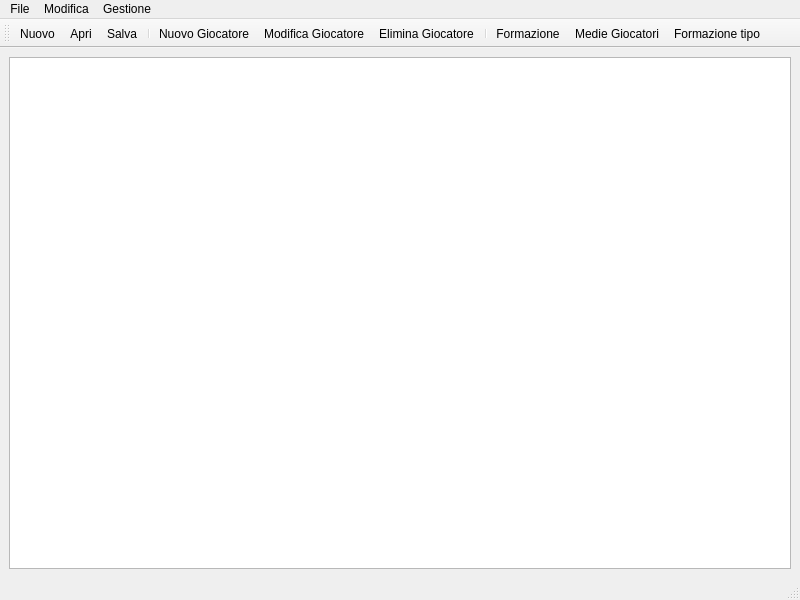
<ui version="4.0" >
 <class>fanta</class>
 <widget class="QMainWindow" name="fanta" >
  <property name="geometry" >
   <rect>
    <x>0</x>
    <y>0</y>
    <width>800</width>
    <height>600</height>
   </rect>
  </property>
  <property name="windowTitle" >
   <string>Fantamanager</string>
  </property>
  <property name="windowIcon" >
   <iconset>fanta.png</iconset>
  </property>
  <widget class="QWidget" name="centralwidget" >
   <layout class="QVBoxLayout" >
    <item>
     <layout class="QHBoxLayout" >
      <item>
       <widget class="QTableView" name="tableGiocatori" >
        <property name="sizePolicy" >
         <sizepolicy vsizetype="Expanding" hsizetype="Expanding" >
          <horstretch>0</horstretch>
          <verstretch>0</verstretch>
         </sizepolicy>
        </property>
        <property name="selectionMode" >
         <enum>QAbstractItemView::SingleSelection</enum>
        </property>
       </widget>
      </item>
     </layout>
    </item>
   </layout>
  </widget>
  <widget class="QMenuBar" name="menubar" >
   <property name="geometry" >
    <rect>
     <x>0</x>
     <y>0</y>
     <width>800</width>
     <height>29</height>
    </rect>
   </property>
   <widget class="QMenu" name="menuFile" >
    <property name="title" >
     <string>File</string>
    </property>
    <addaction name="actionNew" />
    <addaction name="separator" />
    <addaction name="actionOpen" />
    <addaction name="actionSave" />
    <addaction name="separator" />
    <addaction name="actionChiudi" />
   </widget>
   <widget class="QMenu" name="menuModifica" >
    <property name="title" >
     <string>Modifica</string>
    </property>
    <addaction name="actionNuovo_giocatore" />
    <addaction name="actionModifica_Giocatore" />
    <addaction name="actionElimina_Giocatore" />
   </widget>
   <widget class="QMenu" name="menuGestione" >
    <property name="title" >
     <string>Gestione</string>
    </property>
    <addaction name="actionFormazione" />
    <addaction name="actionMedie_Giocatori" />
    <addaction name="actionFormazione_tipo" />
   </widget>
   <addaction name="menuFile" />
   <addaction name="menuModifica" />
   <addaction name="menuGestione" />
  </widget>
  <widget class="QStatusBar" name="statusbar" />
  <widget class="QToolBar" name="toolBar" >
   <property name="windowTitle" >
    <string>toolBar</string>
   </property>
   <property name="toolTip" >
    <string>Nuova Formazione</string>
   </property>
   <attribute name="toolBarArea" >
    <enum>TopToolBarArea</enum>
   </attribute>
   <attribute name="toolBarBreak" >
    <bool>false</bool>
   </attribute>
   <addaction name="actionNew" />
   <addaction name="actionOpen" />
   <addaction name="actionSave" />
   <addaction name="separator" />
   <addaction name="actionNuovo_giocatore" />
   <addaction name="actionModifica_Giocatore" />
   <addaction name="actionElimina_Giocatore" />
   <addaction name="separator" />
   <addaction name="actionFormazione" />
   <addaction name="actionMedie_Giocatori" />
   <addaction name="actionFormazione_tipo" />
  </widget>
  <action name="actionOpen" >
   <property name="icon" >
    <iconset resource="resource.qrc" >:/icons/images/folder_orange_open.png</iconset>
   </property>
   <property name="text" >
    <string>Apri</string>
   </property>
  </action>
  <action name="actionSave" >
   <property name="icon" >
    <iconset resource="resource.qrc" >:/icons/images/filesave.png</iconset>
   </property>
   <property name="text" >
    <string>Salva</string>
   </property>
  </action>
  <action name="actionNew" >
   <property name="icon" >
    <iconset resource="resource.qrc" >:/icons/images/filenew.png</iconset>
   </property>
   <property name="text" >
    <string>Nuovo</string>
   </property>
  </action>
  <action name="actionChiudi" >
   <property name="text" >
    <string>Chiudi</string>
   </property>
  </action>
  <action name="actionNuovo_giocatore" >
   <property name="icon" >
    <iconset resource="resource.qrc" >:/icons/images/add_user.png</iconset>
   </property>
   <property name="text" >
    <string>Nuovo Giocatore</string>
   </property>
  </action>
  <action name="actionModifica_Giocatore" >
   <property name="icon" >
    <iconset resource="resource.qrc" >:/icons/images/edit_user.png</iconset>
   </property>
   <property name="text" >
    <string>Modifica Giocatore</string>
   </property>
  </action>
  <action name="actionElimina_Giocatore" >
   <property name="icon" >
    <iconset resource="resource.qrc" >:/icons/images/delete_user.png</iconset>
   </property>
   <property name="text" >
    <string>Elimina Giocatore</string>
   </property>
  </action>
  <action name="actionFormazione" >
   <property name="icon" >
    <iconset resource="resource.qrc" >:/icons/images/pencil.png</iconset>
   </property>
   <property name="text" >
    <string>Formazione</string>
   </property>
  </action>
  <action name="actionInserisci_Voti" >
   <property name="icon" >
    <iconset resource="resource.qrc" >:/icons/images/math_sum.png</iconset>
   </property>
   <property name="text" >
    <string>Inserisci Voti</string>
   </property>
  </action>
  <action name="actionProfilo_Squadra" >
   <property name="icon" >
    <iconset resource="resource.qrc" >:/icons/images/contents2.png</iconset>
   </property>
   <property name="text" >
    <string>Profilo Squadra</string>
   </property>
  </action>
  <action name="actionMedie_Giocatori" >
   <property name="icon" >
    <iconset resource="resource.qrc" >:/icons/images/frac.png</iconset>
   </property>
   <property name="text" >
    <string>Medie Giocatori</string>
   </property>
  </action>
  <action name="actionFormazione_tipo" >
   <property name="icon" >
    <iconset resource="resource.qrc" >:/icons/images/package_edutainment.png</iconset>
   </property>
   <property name="text" >
    <string>Formazione tipo</string>
   </property>
  </action>
 </widget>
 <resources>
  <include location="resource.qrc" />
 </resources>
 <connections/>
</ui>
